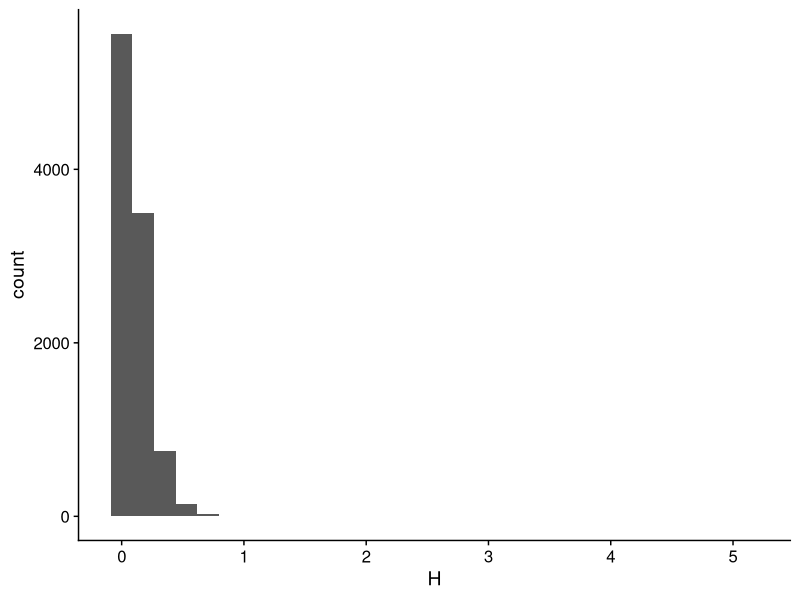

This figure's R source:
# H exploration
# Looking at how between-oviposition waiting time distribution changes with K and Gamma_i's 
# Initiated: October 2023


# Load libraries ----------------------------------------------------------

library(tidyverse)
library(cowplot)



# Settings & parameters ----------------------------------------------------

resolution = 10000

# Define K and Gamma_i's
K_prob = 0.75
K = rgeom(resolution, K_prob) + 1

maxK = max(K)

# rates = rep(1/maxK, maxK)
rate_length = 50
rate_min = 1 /(2/24) # 2 hours
rate_max = 1 / (48/24) # 2 days
rates = seq(rate_min, rate_max, length.out = rate_length)
rates[rate_length:maxK] = rate_max
rates = rates[1:maxK]

# Build data frame of sampled values of the Gamma_is
Gammas = tibble(i = 1:maxK, rate = rates) %>% 
  cross_join(tibble(rep = seq(1, resolution))) %>% 
  rowwise() %>% 
  mutate(Gamma_i = rexp(1, rate))


# Calculate H -------------------------------------------------------------

# H = sum_i^K Gamma_i

H_df <- tibble(K = K) %>% 
  mutate(rep = row_number()) %>% 
  right_join(Gammas) %>% 
  group_by(rep) %>% 
  # Get rid of irrelevant Gamma_i values
  filter(i <= K) %>% 
  # Calculate H
  summarise(H = sum(Gamma_i))

mean(H_df$H)
var(H_df$H)
# Visualize distribution of H ---------------------------------------------


H_df %>% 
  ggplot(aes(x = H)) +
  geom_histogram() +
  theme_cowplot()
